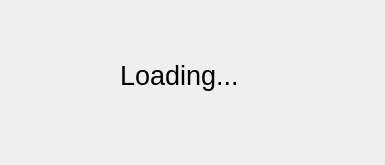
<?xml version="1.0" encoding="UTF-8"?>
<ui version="4.0">
 <class>Loading</class>
 <widget class="QDialog" name="Loading">
  <property name="geometry">
   <rect>
    <x>0</x>
    <y>0</y>
    <width>385</width>
    <height>165</height>
   </rect>
  </property>
  <property name="windowTitle">
   <string>Dialog</string>
  </property>
  <widget class="QLabel" name="label">
   <property name="geometry">
    <rect>
     <x>120</x>
     <y>50</y>
     <width>191</width>
     <height>51</height>
    </rect>
   </property>
   <property name="font">
    <font>
     <pointsize>20</pointsize>
    </font>
   </property>
   <property name="lineWidth">
    <number>2</number>
   </property>
   <property name="text">
    <string>Loading...</string>
   </property>
  </widget>
 </widget>
 <resources/>
 <connections/>
</ui>
